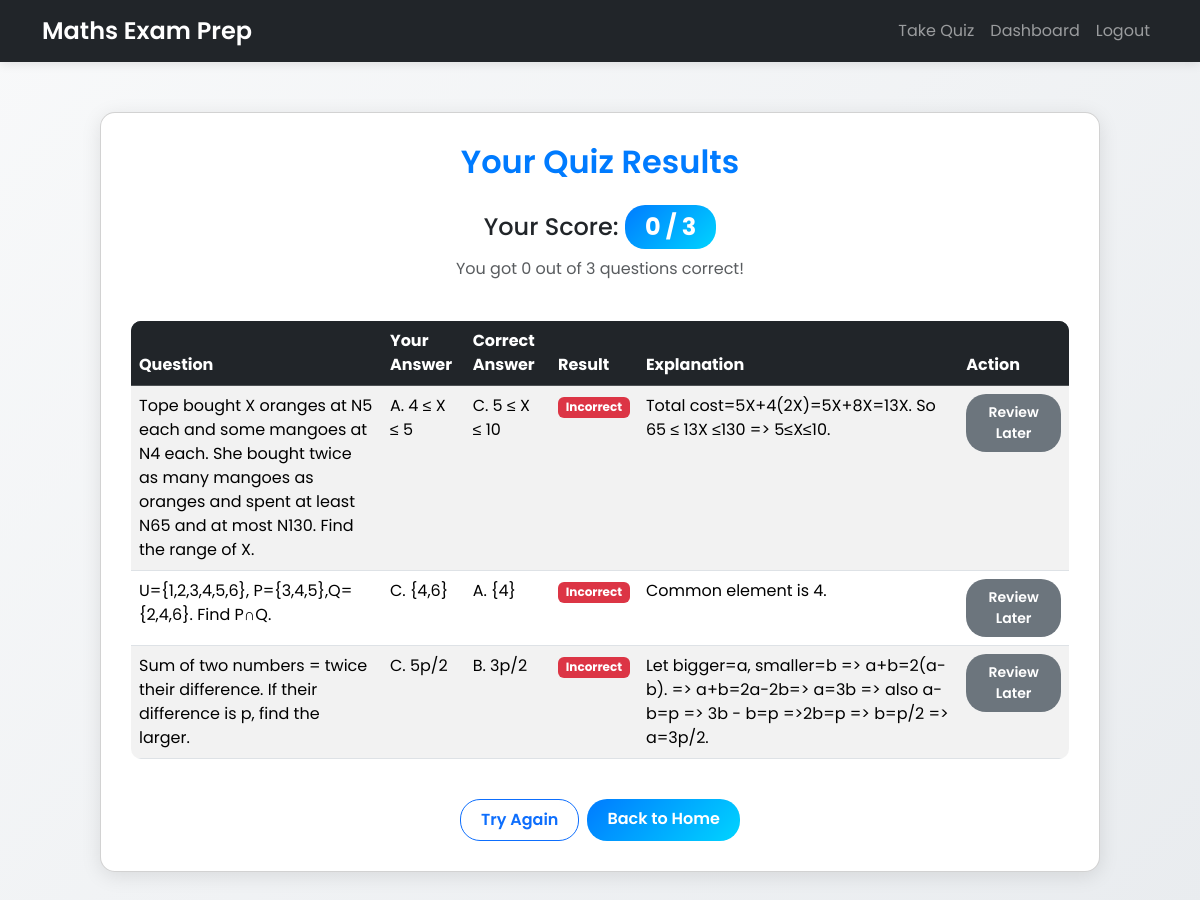
The page /results (signed in) on the database its author committed.
### app/models.py (models this page shows, shortened)
class Question(db.Model):
    id = db.Column(db.Integer, primary_key=True)
    topic = db.Column(db.String(100), nullable=False)
    difficulty = db.Column(db.Integer, nullable=False)
    question_text = db.Column(db.Text, nullable=False)
    option_a = db.Column(db.String(100), nullable=False)
    option_b = db.Column(db.String(100), nullable=False)
    option_c = db.Column(db.String(100), nullable=False)
    option_d = db.Column(db.String(100), nullable=False)
    correct_option = db.Column(db.String(10), nullable=False)  # correct_option = db.Column(db.String(10), nullable=False)  # Changed from db.String(1)
    explanation = db.Column(db.Text, nullable=True)

### app/routes.py (the view)
@app.route('/results')
@login_required
def results():
    responses = UserResponse.query.filter_by(user_id=current_user.id).order_by(UserResponse.id.desc()).limit(3).all()
    if not responses:
        flash('No quiz results found. Please take the quiz first.', 'warning')
        return redirect(url_for('quiz'))
    score = sum(1 for r in responses if r.is_correct)
    total_questions = len(responses)
    marked_question_ids = {rq.question_id for rq in ReviewQuestion.query.filter_by(user_id=current_user.id).all()}
    results_data = []
    valid_options = ['A', 'B', 'C', 'D']
    for r in responses:
        correct_option = r.question.correct_option
        if correct_option in valid_options:
            correct_text = f"{correct_option}. {getattr(r.question, f'option_{correct_option.lower()}')}"
        else:
            correct_text = f"{correct_option} (Invalid option)"
        results_data.append({
            'question_id': r.question.id,
            'question_text': r.question.question_text,
            'selected_option': f"{r.selected_option}. {getattr(r.question, f'option_{r.selected_option.lower()}')}",
            'correct_option': correct_text,
            'is_correct': r.is_correct,
            'explanation': r.question.explanation or "No explanation available.",
            'is_marked': r.question.id in marked_question_ids  # New field
        })
    return render_template('results.html', score=score, total_questions=total_questions, results_data=results_data)

### app/models.py (called while the page is built)
@login_manager.user_loader
def load_user(user_id):
    return User.query.get(int(user_id))

### app/templates/results.html (shortened to what this page needs)
<!DOCTYPE html>
<html lang="en">
<head>
    <link href="https://cdn.jsdelivr.net/npm/bootstrap@5.3.3/dist/css/bootstrap.min.css" rel="stylesheet">
</head>
<body>
    <nav class="navbar navbar-expand-lg navbar-dark bg-dark">
        <div class="container">
            <a class="navbar-brand" href="{{ url_for('home') }}">Maths Exam Prep</a>
            <div class="collapse navbar-collapse" id="navbarNav">
                <ul class="navbar-nav ms-auto">
                    <li class="nav-item"><a class="nav-link" href="{{ url_for('quiz') }}">Take Quiz</a></li>
                    <li class="nav-item"><a class="nav-link" href="{{ url_for('dashboard') }}">Dashboard</a></li>
                    <li class="nav-item"><a class="nav-link" href="{{ url_for('logout') }}">Logout</a></li>
                </ul>
            </div>
        </div>
    </nav>
    <div class="container">
        <div class="card results-card">
            <h2 class="text-center mb-4">Your Quiz Results</h2>
            <div class="text-center mb-4">
                <h4>Your Score: <span class="badge score-badge">{{ score }} / {{ total_questions }}</span></h4>
                <p class="text-muted">You got {{ score }} out of {{ total_questions }} questions correct!</p>
            </div>
            <table class="table table-striped table-hover">
                <thead class="table-dark">
                    <tr>
                        <th scope="col">Question</th>
                        <th scope="col">Your Answer</th>
                        <th scope="col">Correct Answer</th>
                        <th scope="col">Result</th>
                        <th scope="col">Explanation</th>
                        <th scope="col">Action</th>
                    </tr>
                </thead>
                <tbody>
                    {% for result in results_data %}
                        <tr>
                            <td>{{ result.question_text }}</td>
                            <td>{{ result.selected_option }}</td>
                            <td>{{ result.correct_option }}</td>
                            <td>
                                {% if result.is_correct %}
                                    <span class="badge bg-success">Correct</span>
                                {% else %}
                                    <span class="badge bg-danger">Incorrect</span>
                                {% endif %}
                            </td>
                            <td>{{ result.explanation }}</td>
                            <td>
                                {% if result.is_marked %}
                                    <button class="btn btn-danger btn-sm" onclick="unmarkForReview({{ result.question_id }})">Unmark</button>
                                {% else %}
                                    <button class="btn btn-secondary btn-sm" onclick="markForReview({{ result.question_id }})">Review Later</button>
                                {% endif %}
                            </td>
                        </tr>
                    {% endfor %}
                </tbody>
            </table>
            <div class="d-grid gap-2 d-md-flex justify-content-md-center mt-4">
                <a href="{{ url_for('quiz') }}" class="btn btn-outline-primary">Try Again</a>
                <a href="{{ url_for('home') }}" class="btn btn-primary">Back to Home</a>
            </div>
        </div>
    </div>
</body>
</html>

### app/templates/results.html (style rules this page uses)
body { background: linear-gradient(135deg, #f8f9fa 0%, #e9ecef 100%); font-family: 'Poppins', sans-serif; color: #333; min-height: 100vh; }
.navbar { box-shadow: 0 2px 10px rgba(0, 0, 0, 0.1); }
.navbar-brand { font-weight: 600; font-size: 1.5rem; }
.results-card { max-width: 1000px; margin: 50px auto; border-radius: 15px; box-shadow: 0 4px 20px rgba(0, 0, 0, 0.1); padding: 30px; background: #fff; }
h2 { font-weight: 600; color: #007bff; animation: fadeInDown 0.8s ease-in-out; }
.score-badge { font-size: 1.5rem; background: linear-gradient(135deg, #007bff, #00d4ff); padding: 10px 20px; border-radius: 20px; }
.table { border-radius: 10px; overflow: hidden; }
.table-dark { background: #343a40; }
.btn-primary, .btn-outline-primary, .btn-secondary, .btn-danger { border-radius: 20px; padding: 8px 20px; font-weight: 600; }
.btn-primary { background: linear-gradient(135deg, #007bff, #00d4ff); border: none; transition: transform 0.3s ease; }
.btn-outline-primary { transition: transform 0.3s ease; }
.btn-secondary { background: #6c757d; border: none; transition: transform 0.3s ease; }

### rows shown on the page
Question: question_text "Tope bought X oranges at N5 each and some mangoes at N4 each. She bought twice as many mangoes as oranges and spent at least N65 and at most N130. Find the range of X.", selected_option "A. 4 ≤ X ≤ 5", correct_option "C. 5 ≤ X ≤ 10", explanation "Total cost=5X+4(2X)=5X+8X=13X. So 65 ≤ 13X ≤130 => 5≤X≤10."
Question: question_text "U={1,2,3,4,5,6}, P={3,4,5},Q={2,4,6}. Find P∩Q.", selected_option "C. {4,6}", correct_option "A. {4}", explanation "Common element is 4."
Question: question_text "Sum of two numbers = twice their difference. If their difference is p, find the larger.", selected_option "C. 5p/2", correct_option "B. 3p/2", explanation "Let bigger=a, smaller=b => a+b=2(a-b). => a+b=2a-2b=> a=3b => also a-b=p => 3b - b=p =>2b=p => b=p/2 => a=3p/2."

### other values the page prints
{{ score }} "0"
{{ total_questions }} "3"
